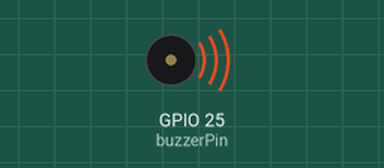
A sketch run on a simulated ESP32. Shown: buzzer (waves = sounding).

Above: at 0.5 s.
At 8.5 s:
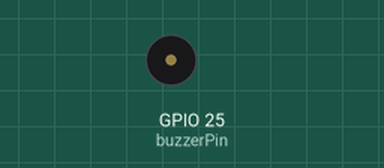
Timing chart, 0 to 14.3 s (numbered marks = the images above):
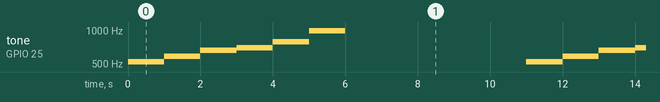

Measured:
- by itself, tone on GPIO 25 (buzzerPin): repeats every 11.0 s: 587 Hz 1.0 s, 659 Hz 1.0 s, 698 Hz 1.0 s, 783 Hz 1.0 s, 987 Hz 1.0 s, silent 5.0 s, 523 Hz 1.0 s

The sketch:

Lap4_2.ino
```cpp
// lab4_3.ino
// กำหนดความถี่ของโน้ตดนตรี
#define DO 523
#define RE 587
#define ME 659
#define FA 698
#define SO 783
#define RA 880
#define TE 987

// กำหนดขา buzzer
const int buzzerPin = 25;

// กำหนดเวลา 1000 = 1 วินาที
const int t = 1000;

void setup() {
  // ตั้งค่า pinMode เป็น OUTPUT
  pinMode(buzzerPin, OUTPUT);
}

void loop() {
  // โน้ตดนตรี
  tone(buzzerPin, DO); delay(t);
  tone(buzzerPin, RE); delay(t);
  tone(buzzerPin, ME); delay(t);
  tone(buzzerPin, FA); delay(t);
  tone(buzzerPin, SO); delay(t);
  tone(buzzerPin, TE); delay(t);

  // ปิดเสียง
  noTone(buzzerPin); delay(5*t);
}
```
